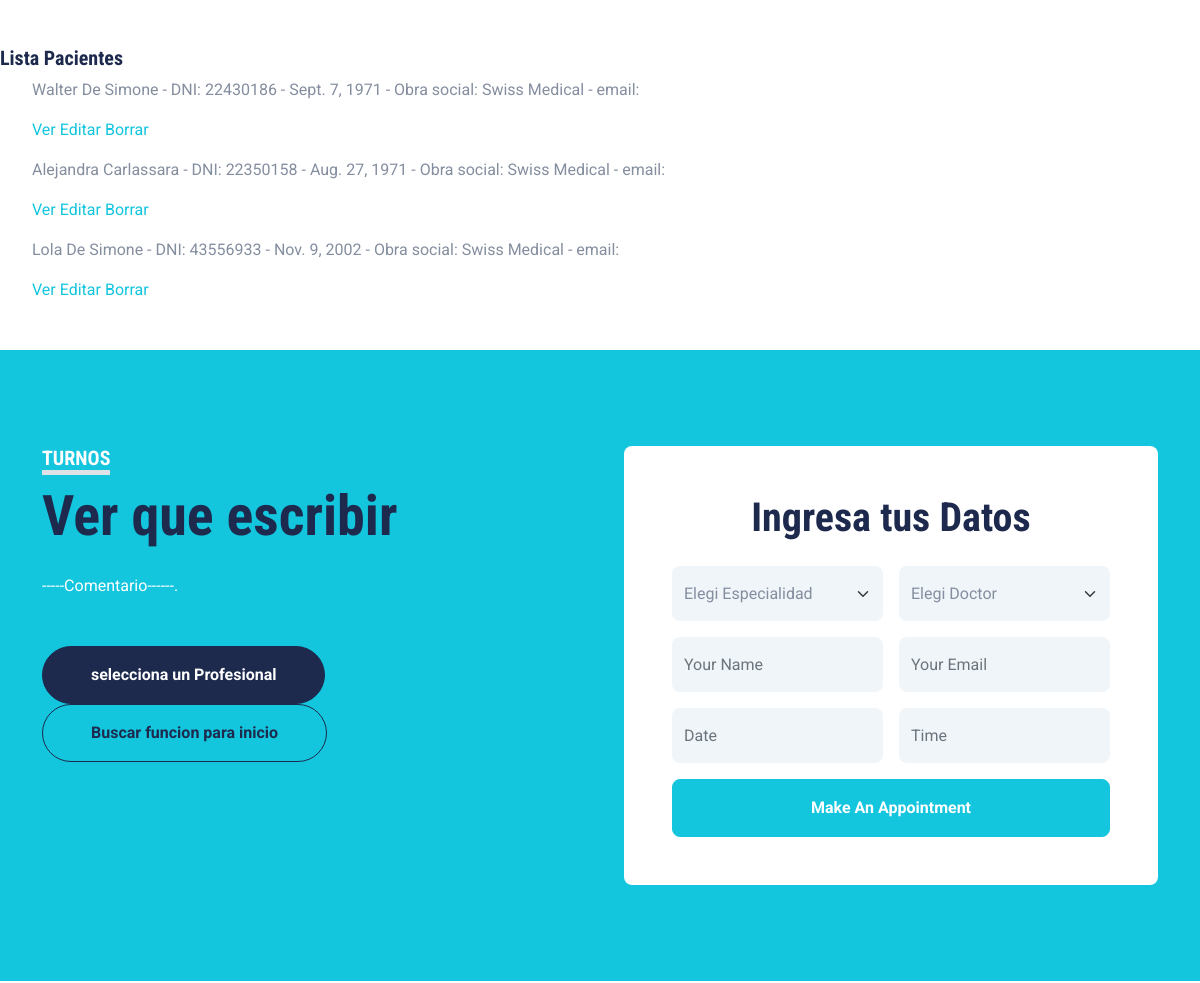
Page /AppTurnos1/pacientes/lista/ (middle part) on the earlier database version.
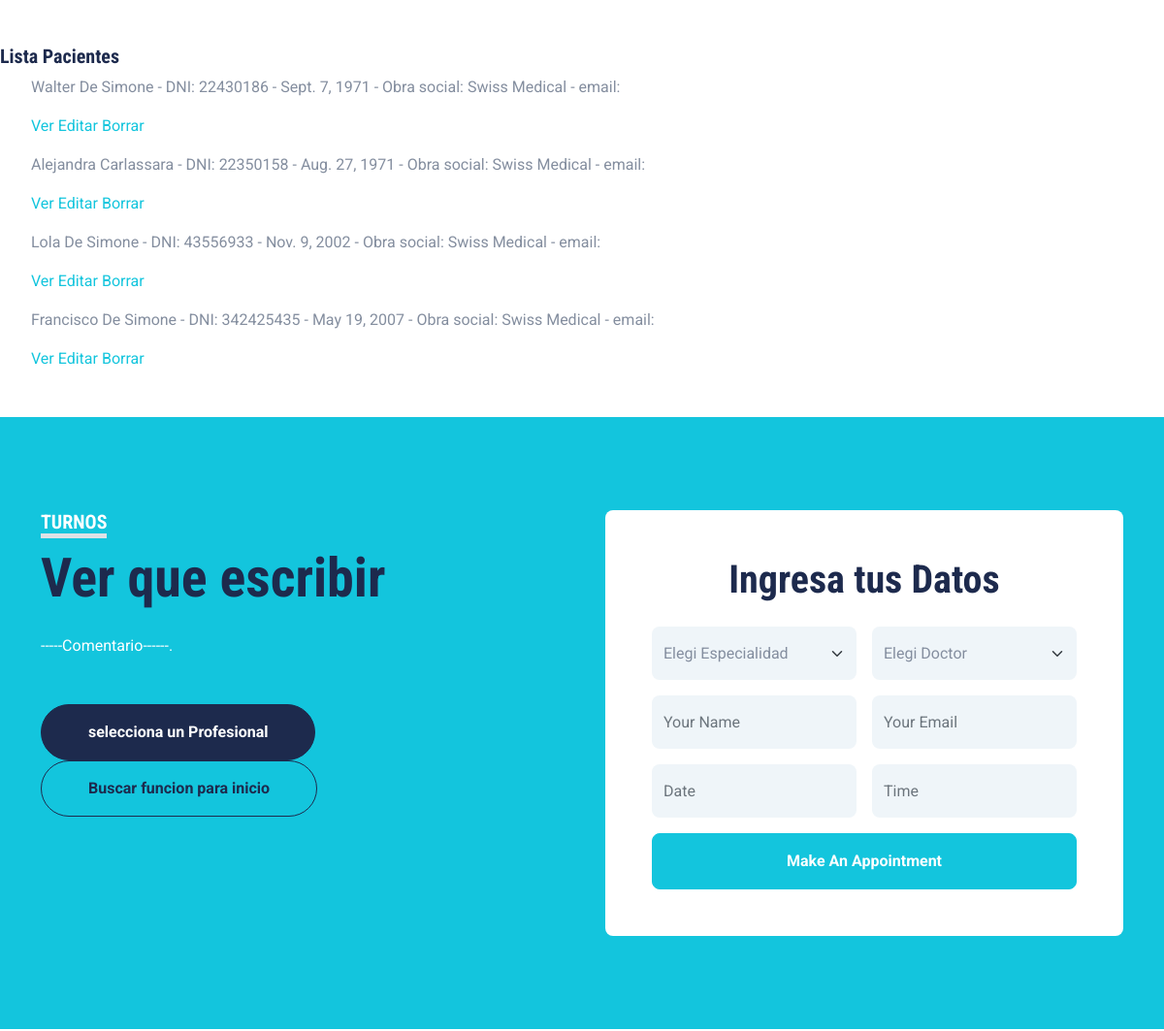
Same page on the later database version.
### AppTurnos1/models.py (models this page shows, shortened)
class pacientes(models.Model):
    nombre = models.CharField(max_length=40)
    apellido = models.CharField(max_length=40)
    obraSocial = models.CharField(max_length=40)
    DNI=models.IntegerField()
    fechaNacimento = models.DateField()
    email=models.EmailField()

### AppTurnos1/views.py (the view)
# urls.py: path('pacientes/lista/', views.pacienteList.as_view(),name='Listpaciente'),
class pacienteList(ListView):
    model = pacientes
    template= 'AppTurnos1/pacientes_List.html'

### AppTurnos1/templates/AppTurnos1/pacientes_List.html
{% extends "AppTurnos1/index.html" %}
{% load static %}
{% block Acavaloquecambia %}
<h5> Lista Pacientes </h5>
<ul>
    {% for paciente in object_list %}
        <p>{{paciente.nombre}} {{paciente.apellido}} - DNI: {{paciente.DNI}} - {{paciente.fechaNacimento}} - Obra social: {{paciente.obraSocial}} - email: {{paciente.email}}</p>
        <p>
            <a href="{% url 'Detailpaciente' paciente.id %}"> Ver</a>
            <a href="{% url 'Editpaciente' paciente.id %}"> Editar</a>
            <a href="{% url 'Deletepaciente' paciente.id %}"> Borrar</a>
        </p>
    {% endfor %}
</ul>
{% endblock %}

Differences in the rows shown:
added pacientes: nombre "Francisco", apellido "De Simone", DNI "342425435", fechaNacimento "May 19, 2007", obraSocial "Swiss Medical"
